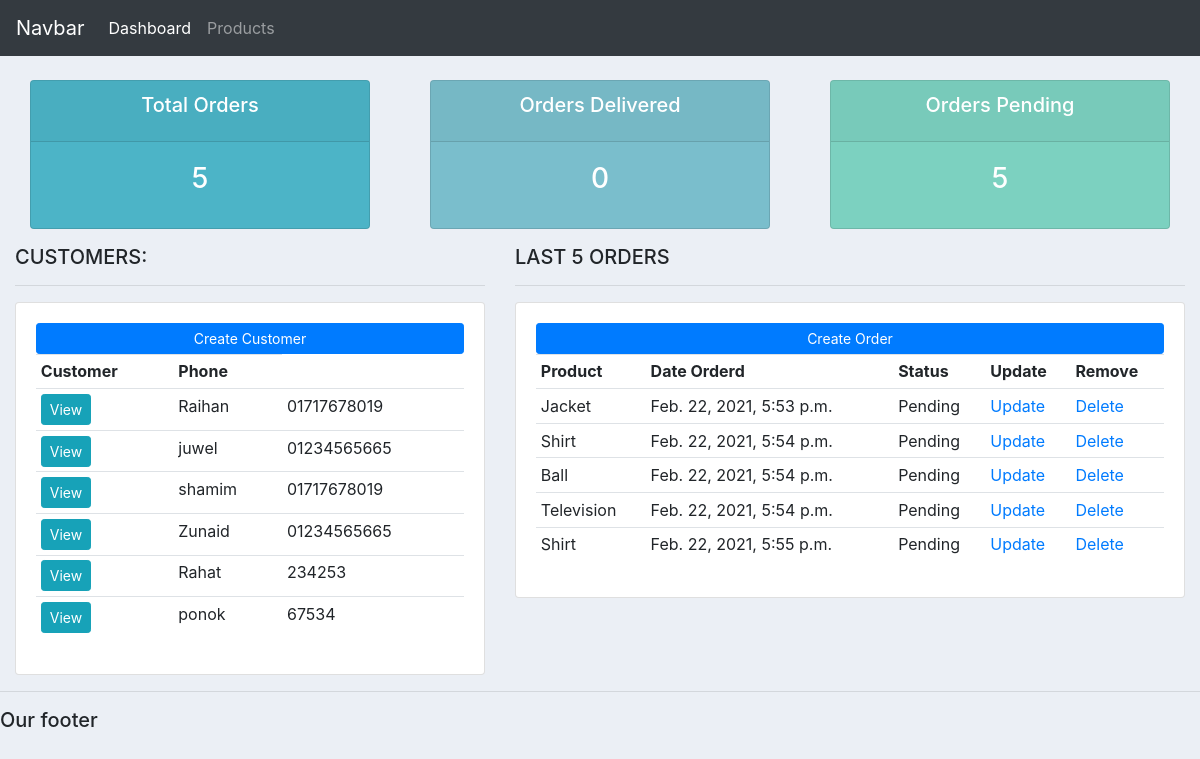
The page / on the database its author committed.
### account/models.py (models this page shows, shortened)
class Customer(models.Model):
    name=models.CharField(max_length=200,null=True)
    phone=models.CharField(max_length=20,null=True)
    email=models.EmailField(max_length=30,null=True)
    date_created=models.DateTimeField(auto_now_add=True,null=True)

class Order(models.Model):
    STATUS = (
        ('Pending', 'Pending'),
        ('Out for delivery', 'Out for delivery'),
        ('Delivered', 'Delivered'),
    )
    customer=models.ForeignKey(Customer,null=True,on_delete=models.SET_NULL)
    product=models.ForeignKey(Product,null=True,on_delete=models.SET_NULL)
    date_created=models.DateTimeField(auto_now_add=True,null=True)
    status=models.CharField(max_length=200,null=True,choices=STATUS)

class Product(models.Model):
    CATEGORY=(('indoor_product','indoor_product'),('Outdoor','Outdoor'))
    name=models.CharField(max_length=200,null=True)
    price=models.FloatField(null=True)
    category=models.CharField(max_length=200,null=True,choices=CATEGORY)
    description=models.TextField(max_length=200,null=True)
    date_created=models.DateTimeField(auto_now_add=True,null=True)
    tag=models.ManyToManyField(Tag)
    def __str__(self):
        return self.name

### account/views.py (the view)
# urls.py: path('',views.home,name='home'),
def home(request):
    customers=Customer.objects.all()
    orders=Order.objects.all()
    delever=Order.objects.filter(status='Delivered').count()
    total_orders=Order.objects.count()
    pending=Order.objects.filter(status='Pending').count()
    context={'customers':customers,'orders':orders,'total_orders':total_orders,'delever':delever,'pending':pending}
    return render(request,'account/dashboard.html',context)

### templates/account/dashboard.html (shortened to what this page needs)
{% extends 'base.html' %}
{% block content %}
{% include 'account/status.html' %}
<div class="row">
	<div class="col-md-5">
		<h5>CUSTOMERS:</h5>
		<hr>
		<div class="card card-body">
			<a class="btn btn-primary  btn-sm btn-block" href="">Create Customer</a>
			<table class="table table-sm">
				<tr>
					<th>Customer</th>
					<th>Phone</th>
				</tr>
                {% for cus in customers %}
                <tr>
                <td><a class="btn btn-sm btn-info" href="{% url 'customer' cus.id %}">View</a></td>
                    <td>{{ cus.name }}</td>
                    <td>{{ cus.phone }}</td>
                </tr>
                {% endfor %}
			</table>
		</div>
	</div>
	<div class="col-md-7">
		<h5>LAST 5 ORDERS</h5>
		<hr>
		<div class="card card-body">
			<a class="btn btn-primary  btn-sm btn-block" href="">Create Order</a>
			<table class="table table-sm">
				<tr>
					<th>Product</th>
					<th>Date Orderd</th>
					<th>Status</th>
					<th>Update</th>
					<th>Remove</th>
				</tr>
               {% for oo in orders %}
                <tr>
                    <td>{{ oo.product }}</td>
                      <td>{{ oo.date_created }}</td>
                      <td>{{oo.status }}</td>
                    <td><a href="#">Update</a></td>
                      <td><a href="#">Delete</a></td>
                </tr>
                {% endfor %}
			</table>
		</div>
	</div>
</div>
{% endblock %}

### static/css/main.css (style rules this page uses)
body { background-color: #ebeff5; }

### rows shown on the page
Customer: name "Raihan", phone "01717678019"
Customer: name "juwel", phone "01234565665"
Customer: name "shamim", phone "01717678019"
Customer: name "Zunaid", phone "01234565665"
Customer: name "Rahat", phone "234253"
Customer: name "ponok", phone "67534"
Order: product "Jacket", date_created "Feb. 22, 2021, 5:53 p.m.", status "Pending"
Order: product "Shirt", date_created "Feb. 22, 2021, 5:54 p.m.", status "Pending"
Order: product "Ball", date_created "Feb. 22, 2021, 5:54 p.m.", status "Pending"
Order: product "Television", date_created "Feb. 22, 2021, 5:54 p.m.", status "Pending"
Order: product "Shirt", date_created "Feb. 22, 2021, 5:55 p.m.", status "Pending"

### other values the page prints
{{ total_orders }} "5"
{{ delever }} "0"
{{ pending }} "5"
